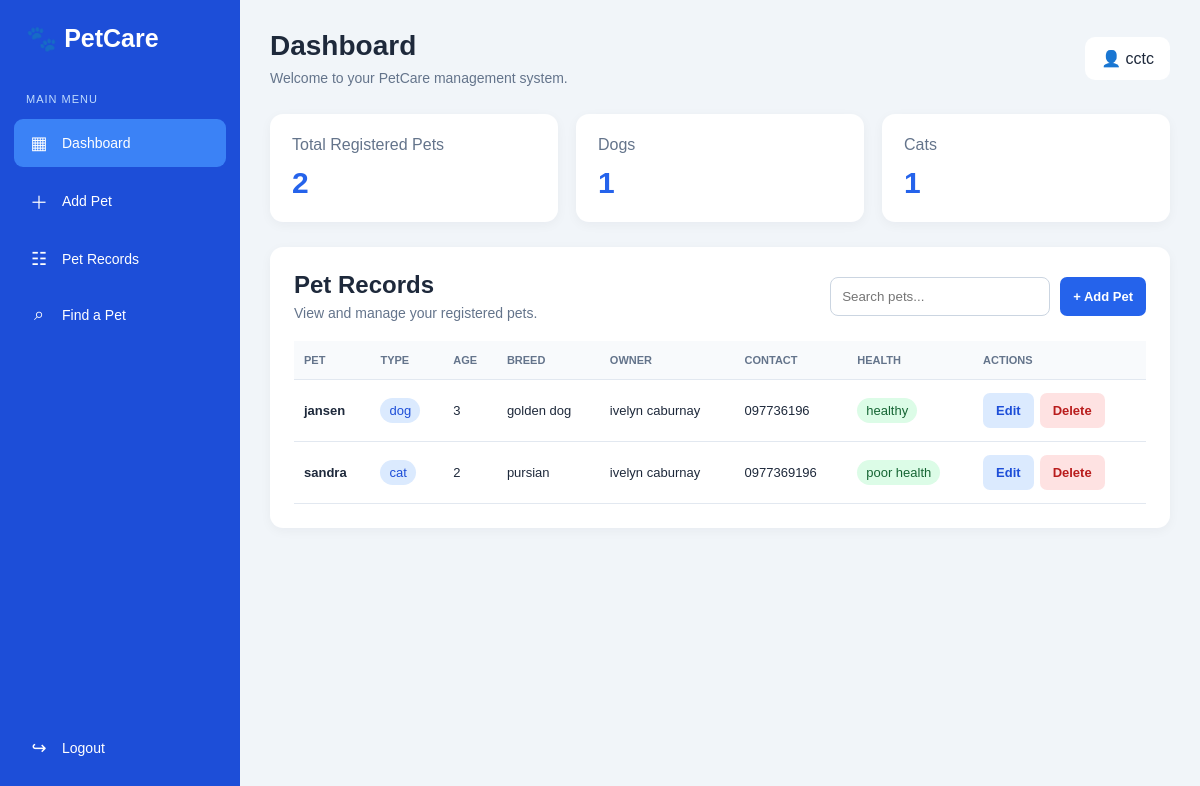
The page /dashboard/ (signed in) on the database its author committed.
### MyApp/models.py (models this page shows, shortened)
class Pet(models.Model):
    pet_id = models.AutoField(primary_key=True)
    pet_name = models.CharField(max_length=100)
    pet_type = models.CharField(max_length=50)
    age = models.IntegerField()
    breed = models.CharField(max_length=100)
    owner_name = models.CharField(max_length=100)
    contact_number = models.CharField(max_length=20)
    health_status = models.CharField(max_length=100)

### MyApp/views.py (the view)
# urls.py: path('dashboard/', Home, name='dashboard'),
@login_required(login_url='login')
def Home(request):
    pets = Pet.objects.all().order_by('pet_id')
    return render(request, 'dashboard.html', {
        'pets': pets,
        'form': PetForm(),
        'dog_count': Pet.objects.filter(
            pet_type__iexact='Dog'
        ).count(),
        'cat_count': Pet.objects.filter(
            pet_type__iexact='Cat'
        ).count(),
    })

### MyApp/templates/dashboard.html (shortened to what this page needs)
<!DOCTYPE html>
<html lang="en">
<head>
</head>
<body>
    <aside class="sidebar">
        <div class="brand">
            🐾 <span class="brand-text">PetCare</span>
        </div>
        <div class="side-label">MAIN MENU</div>
        <a href="{% url 'dashboard' %}" class="sidebar-link active">
            <span class="side-icon">▦</span>
            <span class="side-text">Dashboard</span>
        </a>
        <button type="button" class="sidebar-link" onclick="openAddModal()">
            <span class="side-icon">＋</span>
            <span class="side-text">Add Pet</span>
        </button>
        <a href="#pet-list" class="sidebar-link">
            <span class="side-icon">☷</span>
            <span class="side-text">Pet Records</span>
        </a>
        <button type="button" class="sidebar-link" onclick="focusPetSearch()">
            <span class="side-icon">⌕</span>
            <span class="side-text">Find a Pet</span>
        </button>
        <div class="sidebar-bottom">
            <form method="post" action="{% url 'logout' %}">
                <button type="submit" class="sidebar-link">
                    <span class="side-icon">↪</span>
                    <span class="side-text">Logout</span>
                </button>
            </form>
        </div>
    </aside>
    <main class="main">
        <header class="topbar">
            <div>
                <h1>Dashboard</h1>
                <div class="muted">
                    Welcome to your PetCare management system.
                </div>
            </div>
            <div class="user-badge">
                👤 {{ request.user.username }}
            </div>
        </header>
        <section class="stats">
            <div class="stat-card">
                <p>Total Registered Pets</p>
                <h2>{{ pets|length }}</h2>
            </div>
            <div class="stat-card">
                <p>Dogs</p>
                <h2>{{ dog_count }}</h2>
            </div>
            <div class="stat-card">
                <p>Cats</p>
                <h2>{{ cat_count }}</h2>
            </div>
        </section>
        <section class="section" id="pet-list">
            <div class="section-heading">
                <div>
                    <h2>Pet Records</h2>
                    <div class="muted">
                        View and manage your registered pets.
                    </div>
                </div>
                <div class="tools">
                    <input
                        type="search"
                        id="petSearch"
                        class="search"
                        placeholder="Search pets..."
                        oninput="searchPets()"
                    >
                    <button
                        type="button"
                        class="btn btn-primary"
                        onclick="openAddModal()"
                    >
                        + Add Pet
                    </button>
                </div>
            </div>
            <div class="table-wrap">
                <table>
                    <thead>
                        <tr>
                            <th>Pet</th>
                            <th>Type</th>
                            <th>Age</th>
                            <th>Breed</th>
                            <th>Owner</th>
                            <th>Contact</th>
                            <th>Health</th>
                            <th>Actions</th>
                        </tr>
                    </thead>
                    <tbody>
                        {% for pet in pets %}
                            <tr class="pet-row">
                                <td><strong>{{ pet.pet_name }}</strong></td>
                                <td>
                                    <span class="type-pill">
                                        {{ pet.pet_type }}
                                    </span>
                                </td>
                                <td>{{ pet.age }}</td>
                                <td>{{ pet.breed }}</td>
                                <td>{{ pet.owner_name }}</td>
                                <td>{{ pet.contact_number }}</td>
                                <td>
                                    <span class="health-pill">
                                        {{ pet.health_status }}
                                    </span>
                                </td>
                                <td>
                                    <div class="actions">
                                        <button
                                            type="button"
                                            class="btn btn-edit"
                                            data-id="{{ pet.pet_id }}"
                                            data-name="{{ pet.pet_name }}"
                                            data-type="{{ pet.pet_type }}"
                                            data-age="{{ pet.age }}"
                                            data-breed="{{ pet.breed }}"
                                            data-owner="{{ pet.owner_name }}"
                                            data-contact="{{ pet.contact_number }}"
                                            data-health="{{ pet.health_status }}"
                                            onclick="openEditModal(this)"
                                        >
                                            Edit
                                        </button>
                                        <form
                                            method="post"
                                            action="{% url 'delete_pet' pet.pet_id %}"
                                            onsubmit="return confirm('Are you sure you want to delete this pet?');"
                                        >
                                            <button
                                                type="submit"
                                                class="btn btn-delete"
                                            >
                                                Delete
                                            </button>
                                        </form>
                                    </div>
                                </td>
                            </tr>
                        {% empty %}
                            <tr>
                                <td colspan="8" class="empty">
                                    No pet records yet. Click Add Pet to begin.
                                </td>
                            </tr>
                        {% endfor %}
                    </tbody>
                </table>
            </div>
        </section>
    </main>
</body>
</html>

### MyApp/templates/dashboard.html (style rules this page uses)
* { box-sizing: border-box; }
body { margin: 0; font-family: Arial, sans-serif; background: #f1f5f9; color: #1e293b; }
button, input { font-family: inherit; }
.sidebar { width: 240px; height: 100vh; position: fixed; top: 0; left: 0; display: flex; flex-direction: column; padding: 24px 14px; background: #1d4ed8; color: white; }
.brand { padding: 0 12px 30px; font-size: 25px; font-weight: bold; }
.side-label { padding: 10px 12px; color: #bfdbfe; font-size: 11px; letter-spacing: 1px; }
.sidebar-link { display: flex; align-items: center; gap: 12px; width: 100%; margin: 4px 0; padding: 13px 14px; border: none; border-radius: 9px; background: transparent; color: white; text-align: left; text-decoration: none; font-size: 14px; cursor: pointer; }
.sidebar-link:hover, .sidebar-link.active { background: #3b82f6; }
.side-icon { width: 22px; text-align: center; font-size: 18px; }
.sidebar-bottom { margin-top: auto; }
.sidebar-bottom form { margin: 0; }
.main { margin-left: 240px; padding: 30px; }
.topbar { display: flex; justify-content: space-between; align-items: center; gap: 15px; margin-bottom: 28px; }
.topbar h1 { margin: 0 0 8px; font-size: 28px; }
.muted { color: #64748b; font-size: 14px; }
.user-badge { padding: 12px 16px; background: white; border-radius: 10px; }
.stats { display: grid; grid-template-columns: repeat(3, minmax(0, 1fr)); gap: 18px; margin-bottom: 25px; }
.stat-card { padding: 22px; background: white; border-radius: 13px; box-shadow: 0 3px 12px #0f172a0b; }
.stat-card p { margin: 0 0 12px; color: #64748b; }
.stat-card h2 { margin: 0; color: #2563eb; font-size: 30px; }
.section { padding: 24px; background: white; border-radius: 13px; box-shadow: 0 3px 12px #0f172a0b; }
.section-heading { display: flex; justify-content: space-between; align-items: center; flex-wrap: wrap; gap: 15px; margin-bottom: 20px; }
.section-heading h2 { margin: 0 0 6px; }
.tools { display: flex; gap: 10px; flex-wrap: wrap; }
.search { min-width: 220px; padding: 11px; border: 1px solid #cbd5e1; border-radius: 8px; }
.btn { padding: 10px 13px; border: none; border-radius: 7px; font-size: 13px; font-weight: bold; cursor: pointer; text-decoration: none; }
.btn-primary { background: #2563eb; color: white; }
.btn-edit { background: #dbeafe; color: #1d4ed8; }
.btn-delete { background: #fee2e2; color: #b91c1c; }
.table-wrap { overflow-x: auto; }
table { width: 100%; min-width: 800px; border-collapse: collapse; }
th, td { padding: 13px 10px; border-bottom: 1px solid #e2e8f0; text-align: left; font-size: 13px; }
th { background: #f8fafc; color: #64748b; font-size: 11px; text-transform: uppercase; }
.type-pill { padding: 5px 9px; border-radius: 20px; background: #dbeafe; color: #1d4ed8; }
.health-pill { padding: 5px 9px; border-radius: 20px; background: #dcfce7; color: #166534; }
.actions { display: flex; align-items: center; gap: 6px; }
.actions form { margin: 0; }

### rows shown on the page
Pet: pet_name "jansen", pet_type "dog", age "3", breed "golden dog", owner_name "ivelyn caburnay", contact_number "097736196", health_status "healthy"
Pet: pet_name "sandra", pet_type "cat", age "2", breed "pursian", owner_name "ivelyn caburnay", contact_number "0977369196", health_status "poor health"

### other values the page prints
{{ request.user.username }} "cctc"
{{ pets|length }} "2"
{{ dog_count }} "1"
{{ cat_count }} "1"
